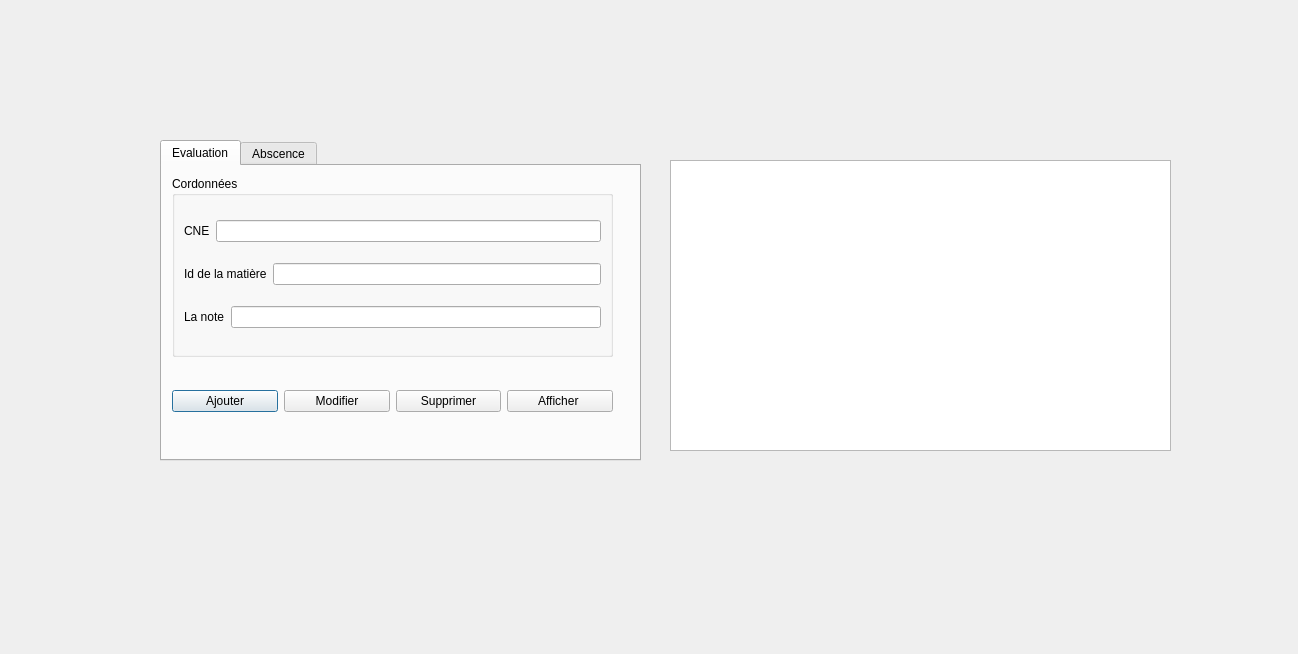
<?xml version="1.0" encoding="UTF-8"?>
<ui version="4.0">
 <class>Note_Abs</class>
 <widget class="QDialog" name="Note_Abs">
  <property name="geometry">
   <rect>
    <x>0</x>
    <y>0</y>
    <width>1298</width>
    <height>654</height>
   </rect>
  </property>
  <property name="windowTitle">
   <string>Dialog</string>
  </property>
  <widget class="QTabWidget" name="tabWidget">
   <property name="geometry">
    <rect>
     <x>160</x>
     <y>140</y>
     <width>481</width>
     <height>321</height>
    </rect>
   </property>
   <property name="currentIndex">
    <number>0</number>
   </property>
   <widget class="QWidget" name="tab_2">
    <attribute name="title">
     <string>Evaluation</string>
    </attribute>
    <widget class="QGroupBox" name="groupBox_4">
     <property name="geometry">
      <rect>
       <x>10</x>
       <y>10</y>
       <width>441</width>
       <height>181</height>
      </rect>
     </property>
     <property name="title">
      <string>Cordonnées</string>
     </property>
     <layout class="QVBoxLayout" name="verticalLayout_4">
      <item>
       <layout class="QHBoxLayout" name="horizontalLayout_16">
        <item>
         <widget class="QLabel" name="label_13">
          <property name="text">
           <string>CNE</string>
          </property>
         </widget>
        </item>
        <item>
         <widget class="QLineEdit" name="texte_CNE_Note">
          <property name="inputMask">
           <string/>
          </property>
          <property name="text">
           <string/>
          </property>
         </widget>
        </item>
       </layout>
      </item>
      <item>
       <layout class="QHBoxLayout" name="horizontalLayout_17">
        <item>
         <widget class="QLabel" name="label_14">
          <property name="text">
           <string>Id de la matière</string>
          </property>
         </widget>
        </item>
        <item>
         <widget class="QLineEdit" name="texte_Id_Note"/>
        </item>
       </layout>
      </item>
      <item>
       <layout class="QHBoxLayout" name="horizontalLayout_18">
        <item>
         <widget class="QLabel" name="label_15">
          <property name="text">
           <string>La note</string>
          </property>
         </widget>
        </item>
        <item>
         <widget class="QLineEdit" name="texte_Note"/>
        </item>
       </layout>
      </item>
     </layout>
    </widget>
    <widget class="QWidget" name="horizontalLayoutWidget_4">
     <property name="geometry">
      <rect>
       <x>10</x>
       <y>200</y>
       <width>441</width>
       <height>71</height>
      </rect>
     </property>
     <layout class="QHBoxLayout" name="horizontalLayout_20">
      <item>
       <widget class="QPushButton" name="pushButton_ajouter_4">
        <property name="text">
         <string>Ajouter</string>
        </property>
       </widget>
      </item>
      <item>
       <widget class="QPushButton" name="pushButton_modifier_4">
        <property name="text">
         <string>Modifier</string>
        </property>
       </widget>
      </item>
      <item>
       <widget class="QPushButton" name="pushButton_supprimer_4">
        <property name="text">
         <string>Supprimer</string>
        </property>
       </widget>
      </item>
      <item>
       <widget class="QPushButton" name="pushButton_afficher_4">
        <property name="text">
         <string>Afficher </string>
        </property>
       </widget>
      </item>
     </layout>
    </widget>
   </widget>
   <widget class="QWidget" name="tab">
    <attribute name="title">
     <string>Abscence</string>
    </attribute>
    <widget class="QGroupBox" name="groupBox_3">
     <property name="geometry">
      <rect>
       <x>10</x>
       <y>10</y>
       <width>441</width>
       <height>181</height>
      </rect>
     </property>
     <property name="title">
      <string>Cordonnées</string>
     </property>
     <layout class="QVBoxLayout" name="verticalLayout_3">
      <item>
       <layout class="QHBoxLayout" name="horizontalLayout_12">
        <item>
         <widget class="QLabel" name="label_9">
          <property name="text">
           <string>CNE</string>
          </property>
         </widget>
        </item>
        <item>
         <widget class="QLineEdit" name="texte_CNE_Abs">
          <property name="inputMask">
           <string/>
          </property>
          <property name="text">
           <string/>
          </property>
         </widget>
        </item>
       </layout>
      </item>
      <item>
       <layout class="QHBoxLayout" name="horizontalLayout_13">
        <item>
         <widget class="QLabel" name="label_10">
          <property name="text">
           <string>Id de la matière</string>
          </property>
         </widget>
        </item>
        <item>
         <widget class="QLineEdit" name="texte_Id_Abs"/>
        </item>
       </layout>
      </item>
      <item>
       <layout class="QHBoxLayout" name="horizontalLayout_14">
        <item>
         <widget class="QLabel" name="label_11">
          <property name="text">
           <string>Nombres d'heures</string>
          </property>
         </widget>
        </item>
        <item>
         <widget class="QLineEdit" name="texte_Nbr_Abs"/>
        </item>
       </layout>
      </item>
     </layout>
    </widget>
    <widget class="QWidget" name="horizontalLayoutWidget_3">
     <property name="geometry">
      <rect>
       <x>10</x>
       <y>200</y>
       <width>441</width>
       <height>71</height>
      </rect>
     </property>
     <layout class="QHBoxLayout" name="horizontalLayout_11">
      <item>
       <widget class="QPushButton" name="pushButton_ajouter_3">
        <property name="text">
         <string>Ajouter</string>
        </property>
       </widget>
      </item>
      <item>
       <widget class="QPushButton" name="pushButton_modifier_3">
        <property name="text">
         <string>Modifier</string>
        </property>
       </widget>
      </item>
      <item>
       <widget class="QPushButton" name="pushButton_supprimer_3">
        <property name="text">
         <string>Supprimer</string>
        </property>
       </widget>
      </item>
      <item>
       <widget class="QPushButton" name="pushButton_afficher_3">
        <property name="text">
         <string>Afficher </string>
        </property>
       </widget>
      </item>
     </layout>
    </widget>
   </widget>
  </widget>
  <widget class="QTableView" name="tableView">
   <property name="geometry">
    <rect>
     <x>670</x>
     <y>160</y>
     <width>501</width>
     <height>291</height>
    </rect>
   </property>
  </widget>
 </widget>
 <resources/>
 <connections/>
</ui>
